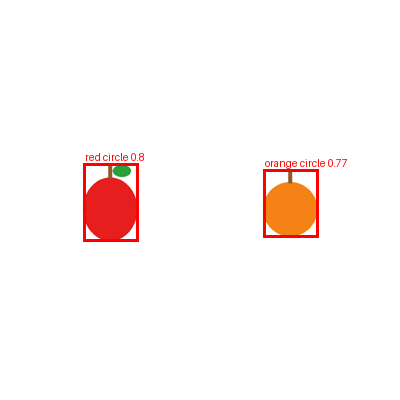
#> input picture q1_image_catalog/det_apple_orange.png, 400 x 400 px
$ python -i detect.py   (imports and definitions only)
#> lines starting #> are read from the running program, lines starting #| are printed output that depends on the picture; after the words box and inside, x2 and y2 are one past the last pixel; in counts of white or black regions, pixels touching at a corner belong together
"""Object detection backends.

ClassicalDetector  - offline, deterministic. Background subtraction + colour
                     segmentation + geometric shape fitting. Strong on
                     illustrations, product shots and flat graphics; reports
                     an explicit failure on cluttered photographic backgrounds.
ClaudeVisionDetector - hosted vision model. Uses the classical regions as
                     pixel-accurate proposals and lets the model name them
                     (boy vs girl, fruit type, ...). Falls back to model-drawn
                     boxes when no proposals exist (photos, clutter).

Both return a DetectionResult; the catalog never cares which one ran.
"""
from __future__ import annotations

import base64
import io
import math
from dataclasses import dataclass, field

import cv2
import numpy as np
from PIL import Image


@dataclass
class Detection:
    label: str
    confidence: float
    bbox: tuple[int, int, int, int]  # x, y, width, height in source pixels
    color: str | None = None
    attributes: dict = field(default_factory=dict)


@dataclass
class DetectionResult:
    status: str  # "detected" | "no_objects" | "failed"
    backend: str
    objects: list[Detection] = field(default_factory=list)
    error: str | None = None


# ----------------------------------------------------------------------------
# colour naming
# ----------------------------------------------------------------------------
COLOR_NAMES = ["black", "white", "gray", "skin", "red", "orange", "brown",
               "yellow", "green", "blue", "purple", "pink"]
_IDX = {n: i for i, n in enumerate(COLOR_NAMES)}


def name_colors(rgb: np.ndarray) -> np.ndarray:
    """Vectorised HSV-bucket colour naming. Returns an index into COLOR_NAMES per pixel."""
    hsv = cv2.cvtColor(rgb.reshape(-1, 1, 3).astype(np.uint8), cv2.COLOR_RGB2HSV).reshape(-1, 3)
    h = hsv[:, 0].astype(float) * 2  # OpenCV hue is 0..179
    s = hsv[:, 1] / 255.0
    v = hsv[:, 2] / 255.0
    out = np.full(len(h), _IDX["purple"], dtype=np.int8)
    rules = [  # first matching rule wins, so order matters
        (v < 0.2, "black"),
        ((s < 0.15) & (v > 0.85), "white"),
        (s < 0.15, "gray"),
        ((h >= 5) & (h < 40) & (s >= 0.15) & (s < 0.5) & (v > 0.6), "skin"),
        ((h < 15) | (h >= 345), "red"),
        ((h < 40) & (v < 0.6), "brown"),
        (h < 40, "orange"),
        (h < 70, "yellow"),
        (h < 170, "green"),
        (h < 255, "blue"),
        ((h >= 290) & (v > 0.75), "pink"),
    ]
    done = np.zeros(len(h), dtype=bool)
    for cond, name in rules:
        hit = cond & ~done
        out[hit] = _IDX[name]
        done |= hit
    return out.reshape(rgb.shape[:2])


# ----------------------------------------------------------------------------
# shape fitting
# ----------------------------------------------------------------------------
def classify_shape(mask: np.ndarray) -> tuple[str, float]:
    """Name the geometric primitive a binary mask best matches, plus a fit score 0..1.

    Uses the convex hull so partially occluded shapes still classify.
    """
    contours, _ = cv2.findContours(mask.astype(np.uint8), cv2.RETR_EXTERNAL, cv2.CHAIN_APPROX_SIMPLE)
    if not contours:
        return "blob", 0.0
    hull = cv2.convexHull(max(contours, key=cv2.contourArea))
    area = cv2.contourArea(hull)
    if area < 1:
        return "blob", 0.0
    perimeter = cv2.arcLength(hull, True)
    circularity = 4 * math.pi * area / (perimeter ** 2)
    approx = cv2.approxPolyDP(hull, 0.04 * perimeter, True)
    solidity = float(mask.sum()) / area  # how much of the hull the region really fills

    if len(approx) == 3:
        _, tri = cv2.minEnclosingTriangle(hull)
        fit = area / max(cv2.contourArea(tri), 1)
        return "triangle", min(1.0, fit * solidity)
    if len(approx) == 4:
        (_, _), (w, h), _ = cv2.minAreaRect(hull)
        fit = area / max(w * h, 1)
        ratio = min(w, h) / max(w, h)
        return ("square" if ratio > 0.9 else "rectangle"), min(1.0, fit * solidity)
    if circularity > 0.8:
        (_, _), r = cv2.minEnclosingCircle(hull)
        fit = area / (math.pi * r * r)
        return "circle", min(1.0, fit * solidity)
    return "blob", min(1.0, circularity * solidity)


def _bbox(mask: np.ndarray) -> tuple[int, int, int, int]:
    ys, xs = np.nonzero(mask)
    return int(xs.min()), int(ys.min()), int(xs.max() - xs.min() + 1), int(ys.max() - ys.min() + 1)


# ----------------------------------------------------------------------------
# classical detector
# ----------------------------------------------------------------------------
def estimate_background(rgb: np.ndarray) -> tuple[np.ndarray, float]:
    """Median border colour and how uniform the border is (mean distance from it)."""
    border = np.concatenate([rgb[0], rgb[-1], rgb[:, 0], rgb[:, -1]]).astype(float)
    bg = np.median(border, axis=0)
    spread = float(np.linalg.norm(border - bg, axis=1).mean())
    return bg, spread


def foreground_mask(rgb: np.ndarray, bg: np.ndarray, threshold: float = 60.0) -> np.ndarray:
    dist = np.linalg.norm(rgb.astype(float) - bg, axis=2)
    mask = (dist > threshold).astype(np.uint8)
    return cv2.morphologyEx(mask, cv2.MORPH_OPEN, np.ones((3, 3), np.uint8))


FRUIT_BY_COLOR = {"red": "apple", "orange": "orange"}


class ClassicalDetector:
    name = "classical-cv-v1"

    def __init__(self, min_area_frac: float = 0.002, region_frac: float = 0.08,
                 max_bg_spread: float = 25.0):
        self.min_area_frac = min_area_frac   # ignore specks smaller than this share of the image
        self.region_frac = region_frac       # colour regions smaller than this share of an object are details
        self.max_bg_spread = max_bg_spread   # border noise above this => background can't be modelled

    def detect(self, image: Image.Image) -> DetectionResult:
        rgb = np.asarray(image.convert("RGB"))
        bg, spread = estimate_background(rgb)
        if spread > self.max_bg_spread:
            return DetectionResult("failed", self.name, error=(
                f"non-uniform background (border spread {spread:.0f} > {self.max_bg_spread:.0f}); "
                "classical segmentation unreliable - add objects manually or use the vision backend"))

        fg = foreground_mask(rgb, bg)
        colors = name_colors(rgb)
        n, labels, stats, _ = cv2.connectedComponentsWithStats(fg, connectivity=8)
        min_area = max(50, self.min_area_frac * fg.size)
        objects: list[Detection] = []
        for i in range(1, n):
            if stats[i, cv2.CC_STAT_AREA] < min_area:
                continue
            objects.extend(self._describe_component(labels == i, colors))
        objects.sort(key=lambda o: (o.bbox[0], o.bbox[1]))
        return DetectionResult("detected" if objects else "no_objects", self.name, objects)

    def _color_regions(self, comp: np.ndarray, colors: np.ndarray) -> list[tuple[str, np.ndarray]]:
        """Significant single-colour connected regions inside a component, largest first."""
        regions = []
        area = comp.sum()
        for idx in np.unique(colors[comp]):
            cmask = (comp & (colors == idx)).astype(np.uint8)
            k, lab, st, _ = cv2.connectedComponentsWithStats(cmask, connectivity=8)
            for j in range(1, k):
                if st[j, cv2.CC_STAT_AREA] >= self.region_frac * area:
                    regions.append((COLOR_NAMES[idx], lab == j))
        return sorted(regions, key=lambda r: -r[1].sum())

    def _describe_component(self, comp: np.ndarray, colors: np.ndarray) -> list[Detection]:
        regions = self._color_regions(comp, colors)
        palette = [c for c, _ in regions]
        dominant = palette[0] if palette else COLOR_NAMES[np.bincount(colors[comp]).argmax()]

        # 1) Figure: a skin-toned region inside a multi-coloured blob => a person.
        if "skin" in palette and len(regions) >= 3:
            clothing = sorted({c for c in palette if c not in ("skin",)})
            return [Detection("person", 0.6, _bbox(comp), dominant,
                              {"colors": clothing, "method": "skin+multi-region heuristic"})]

        # 2) Several clean geometric colour regions touching => overlapping shapes.
        if len(regions) >= 2:
            fitted = [(c, m, *classify_shape(m)) for c, m in regions]
            if all(shape != "blob" and fit >= 0.6 for _, _, shape, fit in fitted):
                return [Detection(shape, round(fit, 2), _bbox(m), c,
                                  {"overlapping": True, "method": "colour split + shape fit"})
                        for c, m, shape, fit in fitted]

        # 3) Single object: geometric primitive or round fruit. A perfectly flat
        #    single-colour disc is a drawn circle; a round object with detail
        #    (stem, leaf, shading) is treated as fruit.
        shape, fit = classify_shape(comp)
        attrs = {"shape": shape, "colors": palette, "method": "shape fit"}
        flat = (colors[comp] == _IDX[dominant]).mean() > 0.995
        if shape in ("circle", "blob") and dominant in FRUIT_BY_COLOR and not flat:
            return [Detection(FRUIT_BY_COLOR[dominant], round(0.5 + 0.35 * fit, 2), _bbox(comp), dominant, attrs)]
        if shape == "blob":
            return [Detection("object", round(0.3 * fit, 2), _bbox(comp), dominant, attrs)]
        return [Detection(shape, round(fit, 2), _bbox(comp), dominant, attrs)]


# ----------------------------------------------------------------------------
# hosted vision detector
# ----------------------------------------------------------------------------
_VISION_SCHEMA = {
    "type": "object",
    "additionalProperties": False,
    "required": ["objects"],
    "properties": {"objects": {"type": "array", "items": {
        "type": "object",
        "additionalProperties": False,
        "required": ["label", "color", "confidence", "proposal_index", "bbox"],
        "properties": {
            "label": {"type": "string"},
            "color": {"type": "string"},
            "confidence": {"type": "number"},
            "proposal_index": {"type": "integer"},
            "bbox": {"type": "object", "additionalProperties": False,
                     "required": ["x", "y", "w", "h"],
                     "properties": {k: {"type": "integer"} for k in "xywh"}},
        },
    }}},
}


class ClaudeVisionDetector:
    """Labels classical proposals with a vision LLM; draws its own boxes when there are none."""

    name = "claude-vision-v1"

    # [41 lines left out: functions __init__, detect, not called in this run]


def default_detector():
    from common.llm import available
    return ClaudeVisionDetector() if available() else ClassicalDetector()

>>> from PIL import Image
>>> picture = Image.open('det_apple_orange.png')
#> picture is the input picture: PIL image 400x400 RGB; mean R, G, B 254.2, 246.5, 244.9
>>> result = ClassicalDetector().detect(picture)
#> in estimate_background, `border = np.concatenate([rgb[0], rgb[-1], rgb[:, 0], rgb[:, -1]]).asty..`: border = 1600 rows, first 8: [255, 255, 255], [255, 255, 255], [255, 255, 255], [255, 255, 255], [255, 255, 255], [255, 255, 255], [255, 255, 255], [255, 255, 255]
#> in estimate_background, `bg = np.median(border, axis=0)`: bg = [255, 255, 255]
#> in estimate_background, `spread = float(np.linalg.norm(border - bg, axis=1).mean())`: spread = 0
#> in detect, `bg, spread = estimate_background(rgb)`: bg = [255, 255, 255]; spread = 0
#> in foreground_mask, `dist = np.linalg.norm(rgb.astype(float) - bg, axis=2)`:
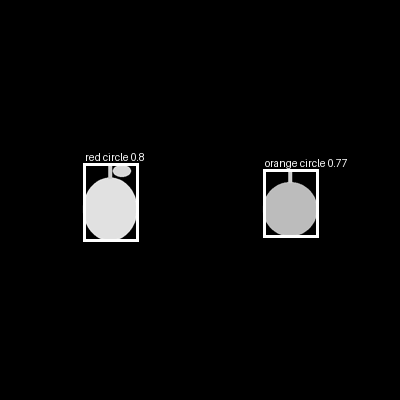
#> dist: shape (400, 400) float64; min 0, max 360.6, mean 13.5; drawn with min black and max white
#> in foreground_mask, `mask = (dist > threshold).astype(np.uint8)`:
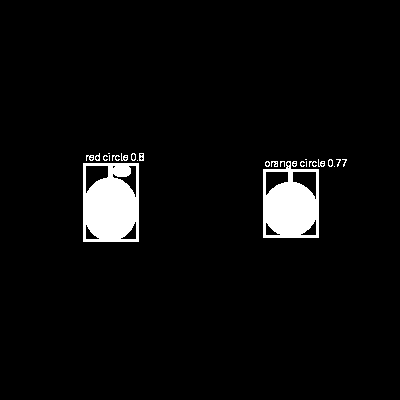
#> mask: shape (400, 400); values 0 (black) and 1 (white), 4.4% white; 25 white regions (12 under 20 px), largest, box (x1, y1, x2, y2) and area: (83, 163, 139, 242) 3654, (263, 161, 319, 238) 3058, (139, 153, 144, 161) 31
#> in foreground_mask, `return cv2.morphologyEx(mask, cv2.MORPH_OPEN, np.ones((3, 3), np.uint8))`:
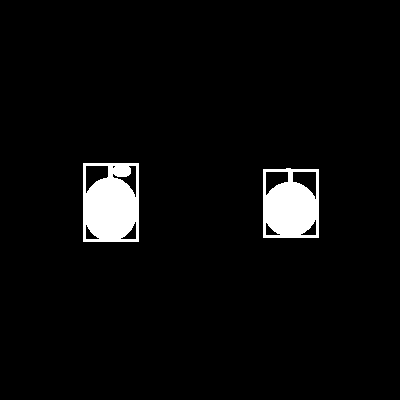
#> returned value: shape (400, 400); values 0 (black) and 1 (white), 4.2% white; 2 white regions, box (x1, y1, x2, y2) and area: (83, 163, 139, 242) 3654, (263, 168, 319, 238) 3034
#> the loop in name_colors, `for cond, name in rules:` made 11 passes
#> name on passes 1 to 11: 'black', 'white', 'gray', 'skin', 'red', 'brown', 'orange', 'yellow', 'green', 'blue', 'pink'
#> in name_colors, `return out.reshape(rgb.shape[:2])`:
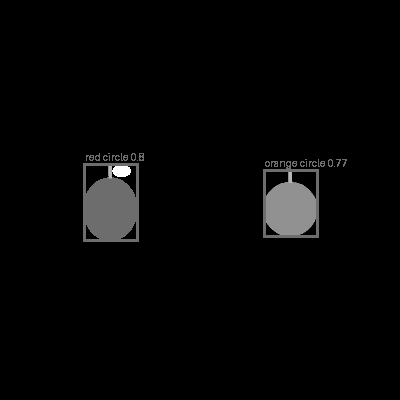
#> returned value: shape (400, 400) int8; min 1, max 8, mean 1.15; drawn with min black and max white
#> in detect, `n, labels, stats, _ = cv2.connectedComponentsWithStats(fg, connectivit..`:
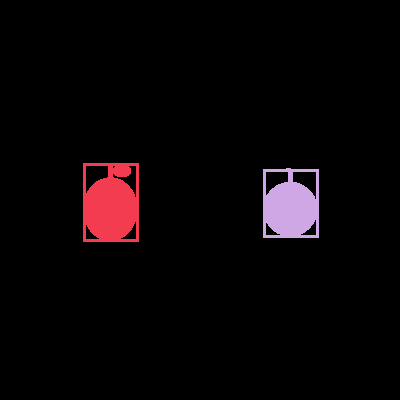
#> labels: shape (400, 400) int32; 3 distinct labels, from 0 to 2; one colour per label, 0 black
#> in detect, `n, labels, stats, _ = cv2.connectedComponentsWithStats(fg, connectivit..`: n = 3; stats = [[0, 0, 400, 400, 153312], [83, 163, 56, 79, 3654], [263, 168, 56, 70, 3034]]
#> the loop in detect, `for i in range(1, n):` made 2 passes
#> (palette in _describe_component, dominant in _describe_component) on pass 1: (['red'], 'red')
#> (palette in _describe_component, dominant in _describe_component) on pass 2: (['orange', 'red'], 'orange')
#> after the loop in detect, `for i in range(1, n):`: objects = 2 items

$ run again, on q1_image_catalog/det_colors.png
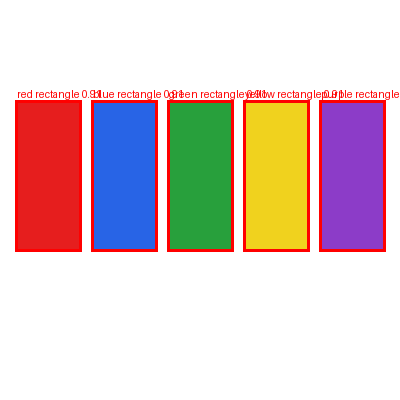
#> input picture q1_image_catalog/det_colors.png, 400 x 400 px
#> picture is the input picture: PIL image 400x400 RGB; mean R, G, B 222.4, 203.5, 202.9
#> border = 1600 rows, first 8: [255, 255, 255], [255, 255, 255], [255, 255, 255], [255, 255, 255], [255, 255, 255], [255, 255, 255], [255, 255, 255], [255, 255, 255]
#> in estimate_background, `bg = np.median(border, axis=0)`: bg = [255, 255, 255]
#> in estimate_background, `spread = float(np.linalg.norm(border - bg, axis=1).mean())`: spread = 0.00265
#> in detect, `bg, spread = estimate_background(rgb)`: bg = [255, 255, 255]; spread = 0.00265
#> in foreground_mask, `mask = (dist > threshold).astype(np.uint8)`:
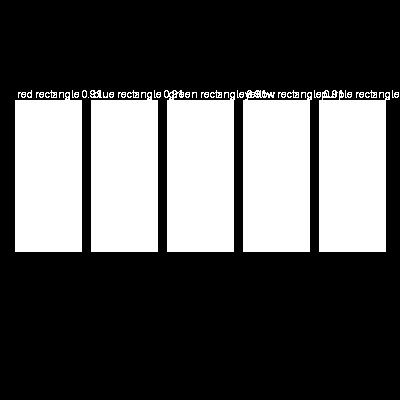
#> mask: shape (400, 400); values 0 (black) and 1 (white), 32.7% white; 35 white regions (8 under 20 px), largest, box (x1, y1, x2, y2) and area: (243, 90, 312, 252) 10369, (319, 90, 390, 252) 10322, (164, 90, 235, 252) 10316
#> the loop in name_colors, `for cond, name in rules:` made 11 passes
#> name on passes 1 to 8: 'black', 'white', 'gray', 'skin', 'red', 'brown', 'orange', 'yellow'
#> in detect, `n, labels, stats, _ = cv2.connectedComponentsWithStats(fg, connectivit..`:
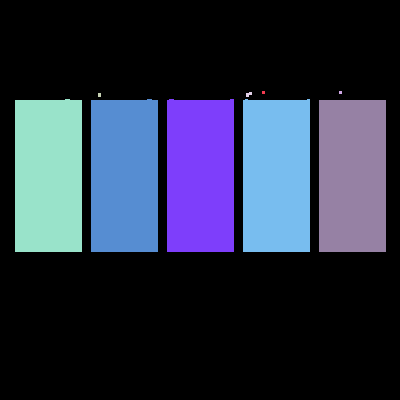
#> labels: shape (400, 400) int32; 10 distinct labels, from 0 to 9; one colour per label, 0 black
#> n = 10; stats = [[0, 0, 400, 400, 109004], [262, 91, 3, 3, 9], [339, 91, 3, 3, 9], [98, 93, 3, 4, 12], [246, 92, 6, 5, 21], [15, 99, 67, 153, 10189], [91, 99, 67, 153, 10189], [167, 99, 67, 153, 10193], [243, 99, 67, 153, 10190], [319, 100, 67, 152, 10184]]
#> the loop in detect, `for i in range(1, n):` made 9 passes
#> (palette in _describe_component, dominant in _describe_component) on passes 5 to 8: (['red'], 'red'), (['blue', 'red'], 'blue'), (['green', 'red'], 'green'), (['yellow', 'red'], 'yellow')
#> after the loop in detect, `for i in range(1, n):`: objects = 5 items

$ run again, on q1_image_catalog/det_comp2.png
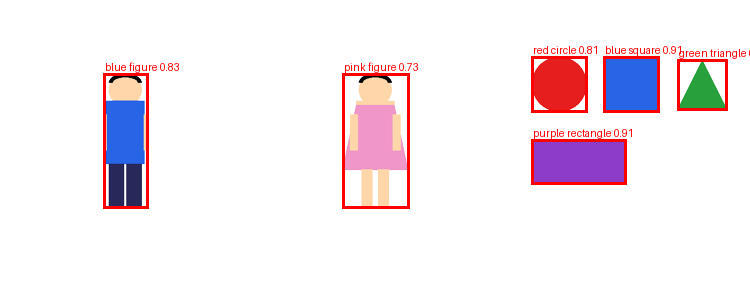
#> input picture q1_image_catalog/det_comp2.png, 750 x 300 px
#> picture is the input picture: PIL image 750x300 RGB; mean R, G, B 245.4, 235.6, 240.5
#> border = 2100 rows, first 8: [255, 255, 255], [255, 255, 255], [255, 255, 255], [255, 255, 255], [255, 255, 255], [255, 255, 255], [255, 255, 255], [255, 255, 255]
#> in estimate_background, `bg = np.median(border, axis=0)`: bg = [255, 255, 255]
#> in estimate_background, `spread = float(np.linalg.norm(border - bg, axis=1).mean())`: spread = 0.808
#> in detect, `bg, spread = estimate_background(rgb)`: bg = [255, 255, 255]; spread = 0.808
#> in foreground_mask, `mask = (dist > threshold).astype(np.uint8)`:
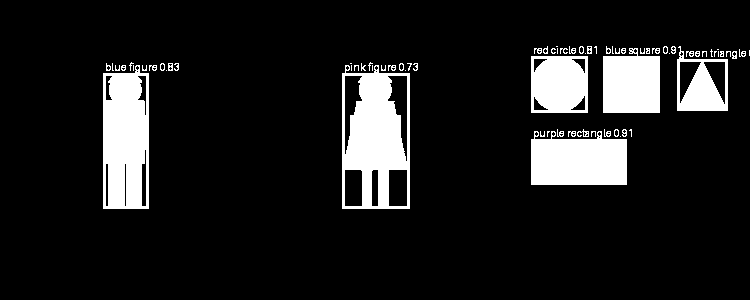
#> mask: shape (300, 750); values 0 (black) and 1 (white), 11.5% white; 74 white regions (37 under 20 px), largest, box (x1, y1, x2, y2) and area: (342, 65, 410, 209) 6383, (103, 65, 149, 209) 5748, (531, 131, 627, 185) 4489
#> the loop in name_colors, `for cond, name in rules:` made 11 passes
#> name on passes 1 to 8: 'black', 'white', 'gray', 'skin', 'red', 'brown', 'orange', 'yellow'
#> in detect, `n, labels, stats, _ = cv2.connectedComponentsWithStats(fg, connectivit..`:
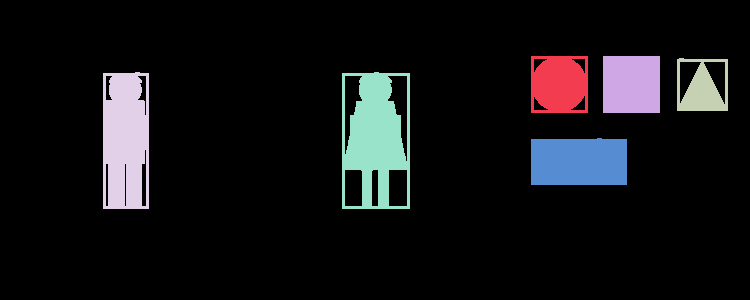
#> labels: shape (300, 750) int32; 7 distinct labels, from 0 to 6; one colour per label, 0 black
#> n = 7; stats = [[0, 0, 750, 300, 200586], [531, 56, 57, 57, 2935], [603, 56, 57, 57, 3249], [677, 58, 51, 53, 1754], [103, 72, 46, 137, 5722], [342, 72, 68, 137, 6333], [531, 138, 96, 47, 4421]]
#> the loop in detect, `for i in range(1, n):` made 6 passes
#> (palette in _describe_component, dominant in _describe_component) on passes 1 to 2: (['red'], 'red'), (['blue', 'red'], 'blue')
#> after the loop in detect, `for i in range(1, n):`: objects = 6 items
